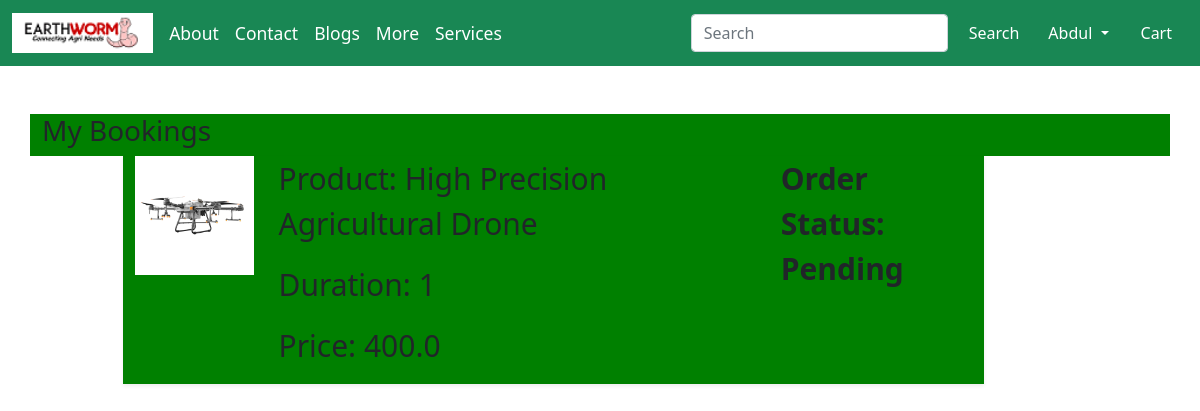
Page /booked/ (signed in) on the committed database.
### Jai_Kisan/models.py (models this page shows, shortened)
class Booked(models.Model):
    user = models.ForeignKey(User, on_delete=models.CASCADE)
    Add_product_id = models.ForeignKey(VendorProduct, on_delete=models.CASCADE)
    product = models.ForeignKey(Product, on_delete=models.CASCADE)
    duration = models.PositiveIntegerField(default=1)
    ordered_date = models.DateTimeField(auto_now_add=True)
    status = models.CharField(max_length=50, choices=STATUS_CHOICES, default='Pending')
    @property
    def total_cost(self):
        return self.duration * self.product.discounted_price

class Product(models.Model):
    title = models.CharField(max_length=100)
    selling_price = models.FloatField()
    discounted_price = models.FloatField()
    description = models.TextField()
    brand = models.CharField(max_length=100)
    category = models.CharField(choices=CATEGORY_CHOICES, max_length=20)
    product_image = models.ImageField(upload_to='productimg', default="")
    vendor_name = models.CharField(max_length=100, default="")
    vendor_location = models.CharField(max_length=100, default="")
    capacity = models.FloatField(max_length=4, default=0.0)
    features = models.CharField(max_length=300)
    flight_time = models.IntegerField(default="1")
    drone_range = models.FloatField(max_length=4, default=0.0)

### Jai_Kisan/views.py (the view)
# urls.py: path('booked/', views.Booked_placed, name='booked'),
@login_required
def Booked_placed(request):
    op = Booked.objects.filter(user=request.user)
    return render(request, 'Jai_Kisan/booked.html', {'Booked': op})

### Jai_Kisan/templates/Jai_Kisan/booked.html (shortened to what this page needs)
{% extends 'Jai_Kisan/base1.html' %}
{% load static %}
{% block main-content %}
<div class="container my-5">
<div class="row">
<h3>My Bookings</h3>
  </div>
  <div class="col-sm-9 offset-sm-1">
  {% for op in Booked %}
   <div class="row shadow-sm mb-3">
    <div class="col-sm-2">
     <img src="{{op.product.product_image.url}}" alt="" srcset="" class="img-fluid" height="150" width="150">
    </div>
    <div class="col-sm-7">
     <p>Product: {{op.product.title}}</p>
     <p>Duration: {{op.duration}}</p>
     <p>Price: {{op.total_cost}}</p>
    </div>
    <div class="col-sm-3 fw-bold">
     <p>Order Status: {{op.status}}</p>
    </div>
   </div>
   {% endfor %}
  </div>
</div>
{% endblock main-content %}

### Jai_Kisan/templates/Jai_Kisan/base1.html (shortened to what this page needs)
<!doctype html>
{% load static %}
<html lang="en">
  <head>
    <link href=https://cdn.jsdelivr.net/npm/bootstrap@5.0.0-beta1/dist/css/bootstrap.min.css rel="stylesheet"
>
    <link rel="stylesheet" href="{% static 'Jai_Kisan/css/all.min.css' %}">
    <link rel="stylesheet" href="{% static 'Jai_Kisan/css/style.css' %}">
    <link rel="stylesheet" href="{% static 'Jai_Kissan/css/homestyle.css' %}">
  </head>
  <body>
    <nav class="navbar sticky-top navbar-expand-lg navbar-dark bg-success">
    <div class="container-fluid">
        <a class="navbar-brand" href="/"><img src="{% static 'Jai_Kisan/images/smalllogomaker-053022-1137-6176.png'%}" style="height: 40px"></a>
        <a class="navbar-brand" href="/"><small>About</small></a>
        <a class="navbar-brand" href="/"><small>Contact</small></a>
        <a class="navbar-brand" href="/"><small>Blogs</small></a>
        <a class="navbar-brand" href="/"><small>More</small></a>
        <a class="navbar-brand" href="{% url 'farmserv' %}"><small>Services</small></a>
    <div class="collapse navbar-collapse" id="navbarSupportedContent">
      <form class="d-flex">
        <input class="form-control me-2" type="search" placeholder="Search" aria-label="Search">
        <button class="btn btn-success" type="submit">Search</button>
      </form>
      <div>
        <ul class="navbar-nav me-auto mb-2 mb-lg-0">
          {% if request.user.is_authenticated %}
           <li class="nav-item dropdown mx-2">
              <a class="nav-link dropdown-toggle text-white" href="#" id="profileDropdown" role="button"
                 data-bs-toggle="dropdown" aria-expanded="false">
                {{request.user.username|capfirst}}
              </a>
            </li>
          <li class="nav-item mx-2">
              <a href="{% url 'showcart' %}" class="nav-link text-white"> Cart </a>
            </li>
            {% endif %}
          </ul>
       </div>
        </div>
  </div>
</nav>
    {% block main-content %} {% endblock main-content %}
  </body>
</html>

### Jai_Kisan/static/Jai_Kisan/css/homestyle.css (style rules this page uses)
.row { font-size: 30px; background-color: green; }

### rows in the picture
Booked: product.product_image (picture), product "High Precision Agricultural Drone", duration "1", total_cost "400.0", status "Pending"

### other values in the picture
{{ request.user.username|capfirst }} "Abdul"
